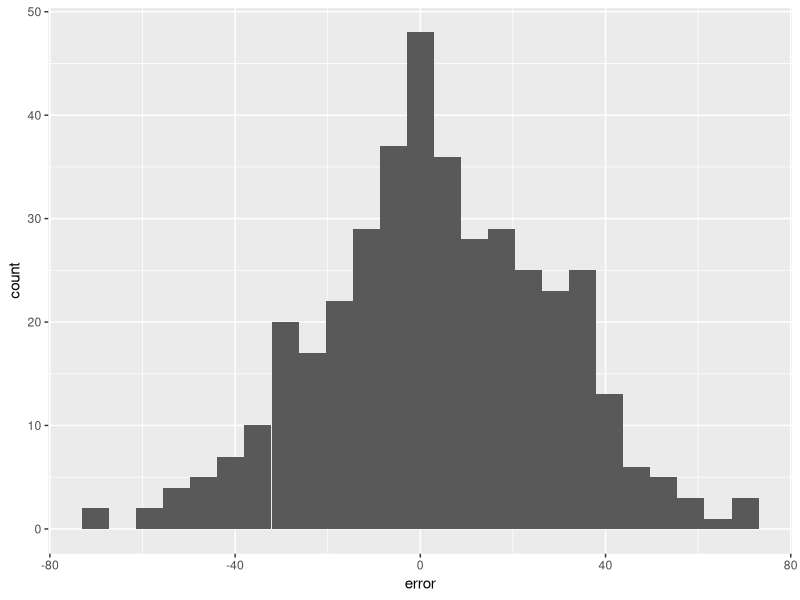
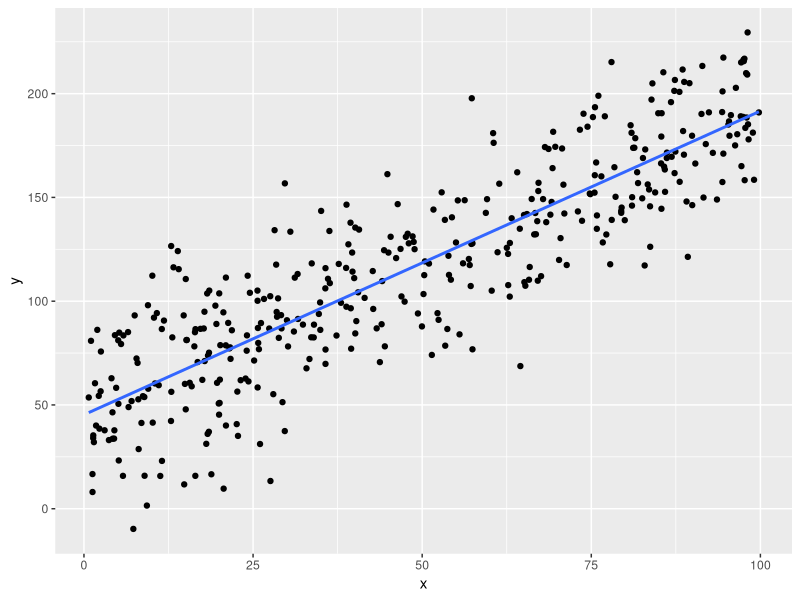
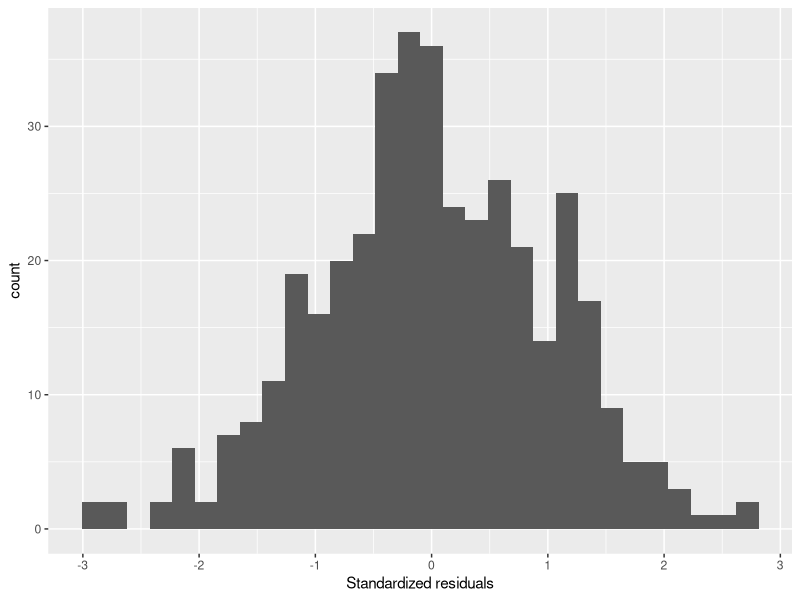
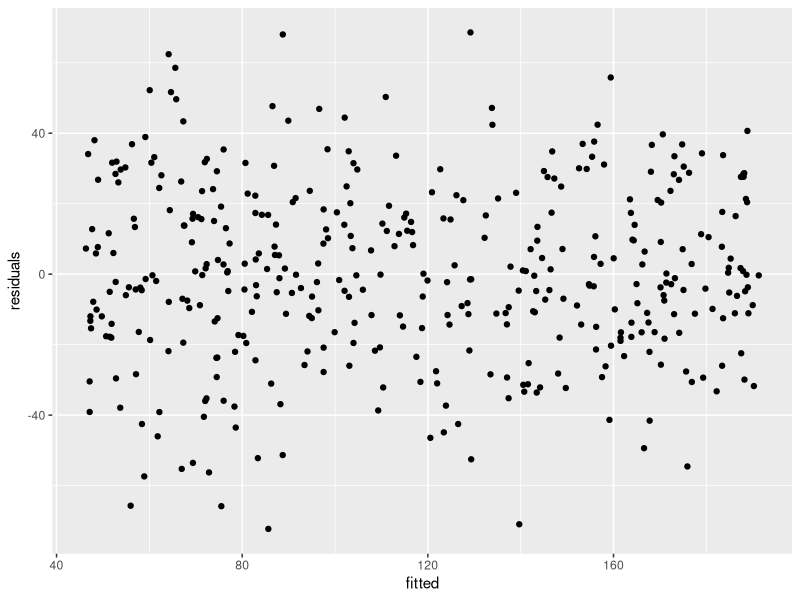
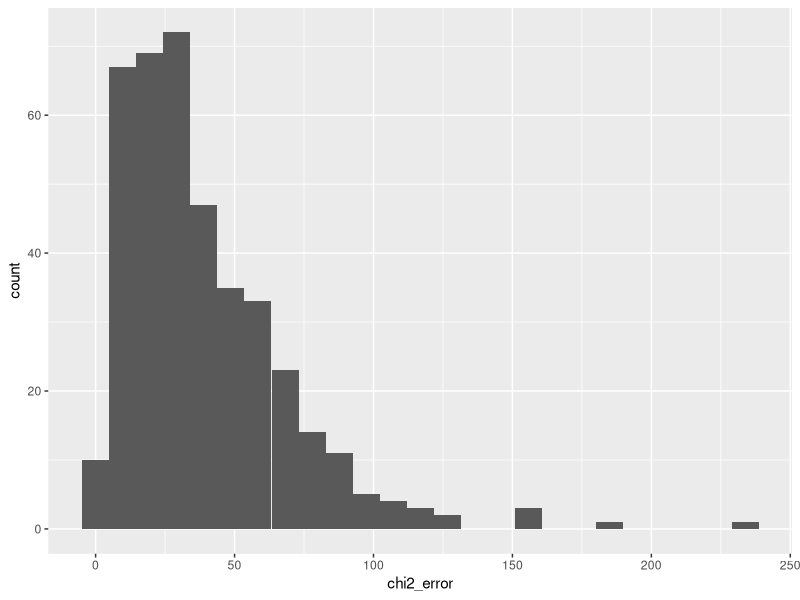
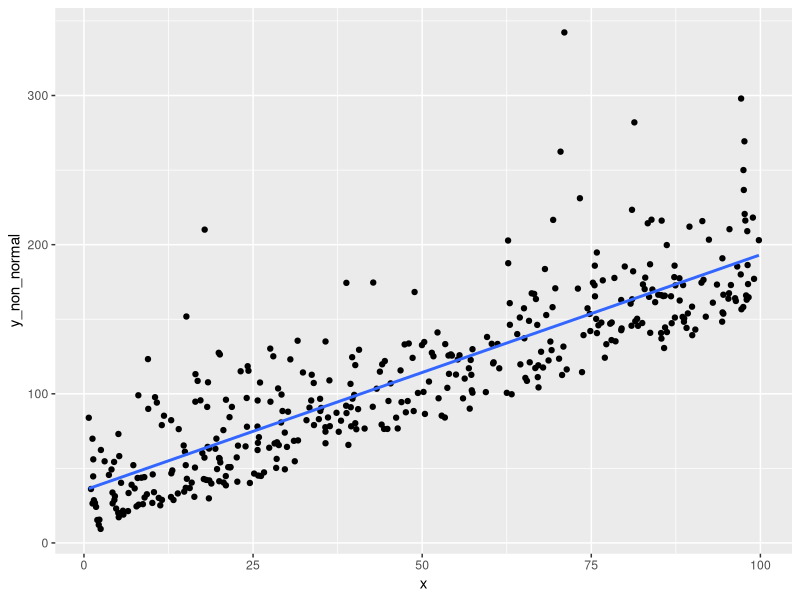
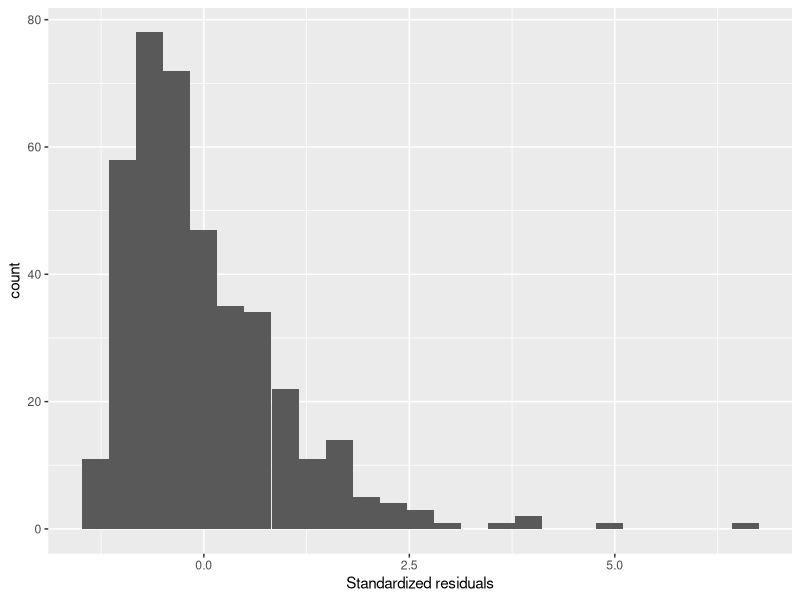
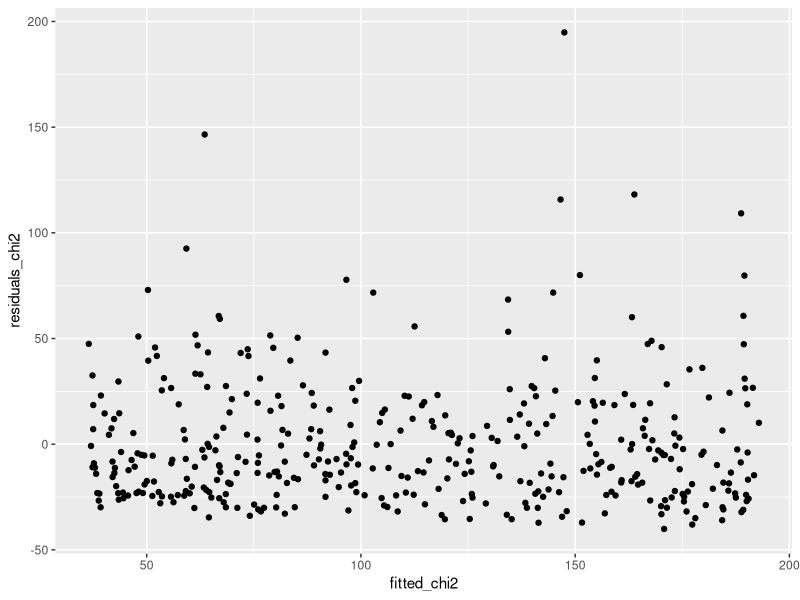

R code for these plots, in order:
# Regression diagnostics
# Mainly done through simulations

library(tidyverse)
library(here)

# Nothing wrong - base model ----

set.seed(2)
x <- runif(400) * 100
error <- rnorm(400, 0, 25)
df <- data.frame(x, error) %>% 
  mutate(y = 1.5 * x + error + 40)

df %>% ggplot(aes(x = error)) + geom_histogram( bins = 25)
ggsave(here("figures", "diag_nw_errors.png"))

mod_1 <- lm(y ~ x, data = df)
summary(mod_1)

df %>% ggplot(aes(x = x, y = y)) + geom_point() +
  geom_smooth(method = "lm", se = F)
ggsave(here("figures", "diag_nw_reg_line.png"))

# Standardised residuals plot
df <- df %>% 
  mutate(
    stand_res = rstandard(mod_1)
  )
df %>% ggplot(aes(x = stand_res)) +
  geom_histogram() + xlab("Standardized residuals")
ggsave(here("figures", "diag_nw_stand_res.png"))

# Constant variance
df$fitted <- mod_1$fitted.values
df$residuals <- mod_1$residuals
df %>% ggplot(aes(x = fitted, y = residuals)) +
  geom_point()
ggsave(here("figures", "diag_nw_homoskedasticity.png"))

# Non-normal errors ----

set.seed(4)
df$chi2_error <- rchisq(400, 4) * 10
df <- df %>% 
  mutate(y_non_normal = 1.5 * x + chi2_error)

mean(df$chi2_error)
df %>% ggplot(aes(x = chi2_error)) +
  geom_histogram(bins = 25)
ggsave(here("figures", "diag_chi2_errors.png"))

mod_2 <- lm(y_non_normal ~ x, data = df)
summary(mod_2)

df %>% ggplot(aes(x = x, y = y_non_normal)) + geom_point() +
  geom_smooth(method = "lm", se = F)
ggsave(here("figures", "diag_chi2_reg_line.png"))

# Standardised residuals plot
df <- df %>% 
  mutate(
    stand_res_chi2 = rstandard(mod_2)
  )
df %>% ggplot(aes(x = stand_res_chi2)) +
  geom_histogram(bins = 25) + xlab("Standardized residuals")
ggsave(here("figures", "diag_chi2_stand_res.png"))

# Constant variance
df$fitted_chi2 <- mod_2$fitted.values
df$residuals_chi2 <- mod_2$residuals
df %>% ggplot(aes(x = fitted_chi2, y = residuals_chi2)) +
  geom_point()
ggsave(here("figures", "diag_chi2_homoskedasticity.png"))

# Non-constant variance ----

df <- df %>% 
  mutate(
    hetero_error = error * x/20,
    y_hetero = 40 + 1.5 * x + hetero_error
  )

df %>% ggplot(aes(x = hetero_error)) +
  geom_histogram(bins = 25)

mod_3 <- lm(y_hetero ~ x, data = df)
summary(mod_3)

df %>% ggplot(aes(x = x, y = y_hetero)) + geom_point() +
  geom_smooth(method = "lm", se = F)
ggsave(here("figures", "diag_hetero_reg_line.png"))

# Standardised residuals plot
df <- df %>% 
  mutate(
    stand_res_hetero = rstandard(mod_3)
  )
df %>% ggplot(aes(x = stand_res_hetero)) +
  geom_histogram(bins = 25) + xlab("Standardized residuals")
ggsave(here("figures", "diag_hetero_stand_res.png"))

# Constant variance
df$fitted_hetero <- mod_3$fitted.values
df$residuals_hetero <- mod_3$residuals
df %>% ggplot(aes(x = fitted_hetero, y = residuals_hetero)) +
  geom_point()
ggsave(here("figures", "diag_hetero_homoskedasticity.png"))


# Non-linear model ----

df <- df %>% 
  mutate(
    y_non_linear = 40 + 1.5 * x^1.7 / 10 + error
  )

mod_4 <- lm(y_non_linear ~ x, data = df)
summary(mod_4)

df %>% ggplot(aes(x = x, y = y_non_linear)) + geom_point() +
  geom_smooth(method = "lm", se = F)
ggsave(here("figures", "diag_non_linear_reg_line.png"))

# Standardised residuals plot
df <- df %>% 
  mutate(
    stand_res_non_linear = rstandard(mod_4)
  )
df %>% ggplot(aes(x = stand_res_non_linear)) +
  geom_histogram(bins = 25) + xlab("Standardized residuals")
ggsave(here("figures", "diag_non_linear_stand_res.png"))

# Constant variance
df$fitted_non_linear <- mod_4$fitted.values
df$residuals_non_linear <- mod_4$residuals
df %>% ggplot(aes(x = fitted_non_linear, y = residuals_non_linear)) +
  geom_point()
ggsave(here("figures", "diag_non_linear_homoskedasticity.png"))

